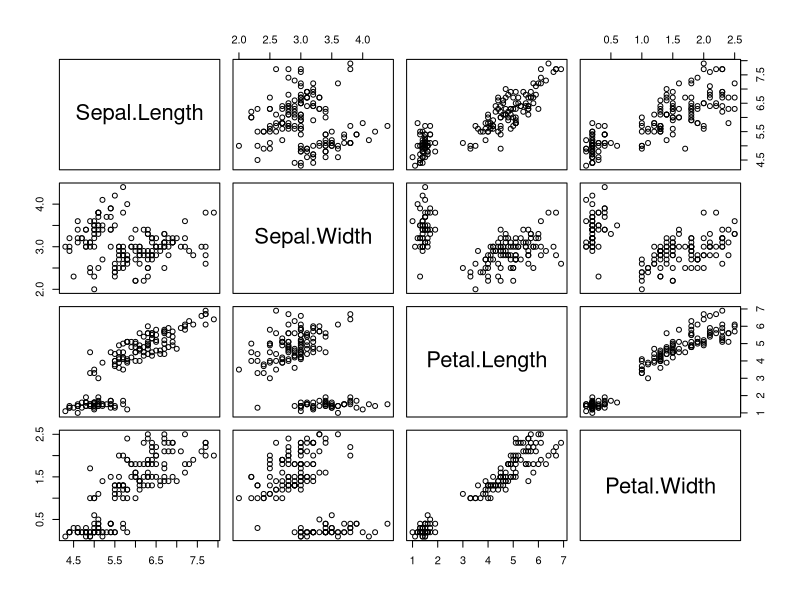
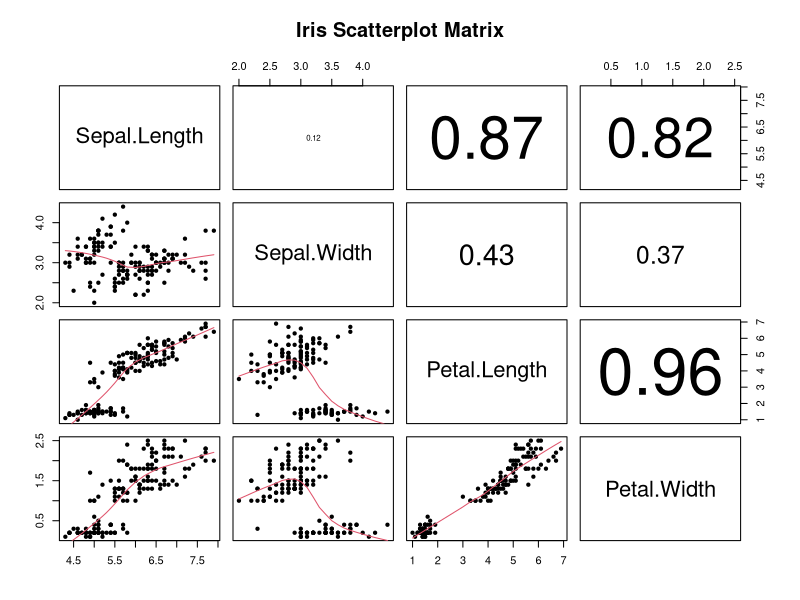

These figures' R source, in order:
## ---- chunk 1
data(iris)
## ---- chunk 2
pairs(~Sepal.Length+Sepal.Width+Petal.Length+Petal.Width, data=iris)
## ---- chunk 3
panel.cor <- function(x, y, digits=2, prefix="", cex.cor, ...)
{
    usr <- par("usr"); on.exit(par(usr))
    par(usr = c(0, 1, 0, 1))
    r <- abs(cor(x, y))
    txt <- format(c(r, 0.123456789), digits=digits)[1]
    txt <- paste(prefix, txt, sep="")
    if(missing(cex.cor)) cex.cor <- 0.8/strwidth(txt)
    text(0.5, 0.5, txt, cex = cex.cor * r)
}
## ---- chunk 4
pairs(~Sepal.Length+Sepal.Width+Petal.Length+Petal.Width, data=iris,
      lower.panel=panel.smooth, upper.panel=panel.cor, 
      pch=20, main="Iris Scatterplot Matrix")
## ---- chunk 5
library(ggplot2)
##plotmatrix(with(iris, data.frame(Sepal.Length, Sepal.Width, Petal.Length, Petal.Width)))
